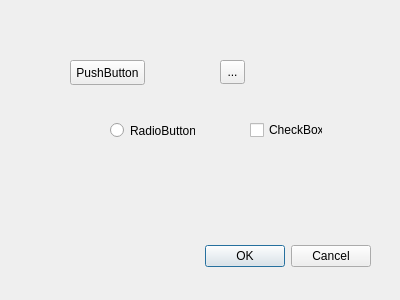
<ui version="4.0" >
 <class>czm</class>
 <widget class="QDialog" name="czm" >
  <property name="geometry" >
   <rect>
    <x>0</x>
    <y>0</y>
    <width>400</width>
    <height>300</height>
   </rect>
  </property>
  <property name="windowTitle" >
   <string>zeki</string>
  </property>
  <widget class="QDialogButtonBox" name="buttonBox" >
   <property name="geometry" >
    <rect>
     <x>30</x>
     <y>240</y>
     <width>341</width>
     <height>32</height>
    </rect>
   </property>
   <property name="orientation" >
    <enum>Qt::Horizontal</enum>
   </property>
   <property name="standardButtons" >
    <set>QDialogButtonBox::Cancel|QDialogButtonBox::NoButton|QDialogButtonBox::Ok</set>
   </property>
  </widget>
  <widget class="QPushButton" name="pushButton" >
   <property name="geometry" >
    <rect>
     <x>70</x>
     <y>60</y>
     <width>75</width>
     <height>25</height>
    </rect>
   </property>
   <property name="text" >
    <string>PushButton</string>
   </property>
  </widget>
  <widget class="QToolButton" name="toolButton" >
   <property name="geometry" >
    <rect>
     <x>220</x>
     <y>60</y>
     <width>25</width>
     <height>24</height>
    </rect>
   </property>
   <property name="text" >
    <string>...</string>
   </property>
  </widget>
  <widget class="QRadioButton" name="radioButton" >
   <property name="geometry" >
    <rect>
     <x>110</x>
     <y>120</y>
     <width>85</width>
     <height>21</height>
    </rect>
   </property>
   <property name="text" >
    <string>RadioButton</string>
   </property>
  </widget>
  <widget class="QCheckBox" name="checkBox" >
   <property name="geometry" >
    <rect>
     <x>250</x>
     <y>120</y>
     <width>73</width>
     <height>20</height>
    </rect>
   </property>
   <property name="text" >
    <string>CheckBox</string>
   </property>
  </widget>
 </widget>
 <resources/>
 <connections>
  <connection>
   <sender>buttonBox</sender>
   <signal>accepted()</signal>
   <receiver>czm</receiver>
   <slot>accept()</slot>
   <hints>
    <hint type="sourcelabel" >
     <x>248</x>
     <y>254</y>
    </hint>
    <hint type="destinationlabel" >
     <x>157</x>
     <y>274</y>
    </hint>
   </hints>
  </connection>
  <connection>
   <sender>buttonBox</sender>
   <signal>rejected()</signal>
   <receiver>czm</receiver>
   <slot>reject()</slot>
   <hints>
    <hint type="sourcelabel" >
     <x>316</x>
     <y>260</y>
    </hint>
    <hint type="destinationlabel" >
     <x>286</x>
     <y>274</y>
    </hint>
   </hints>
  </connection>
 </connections>
</ui>
